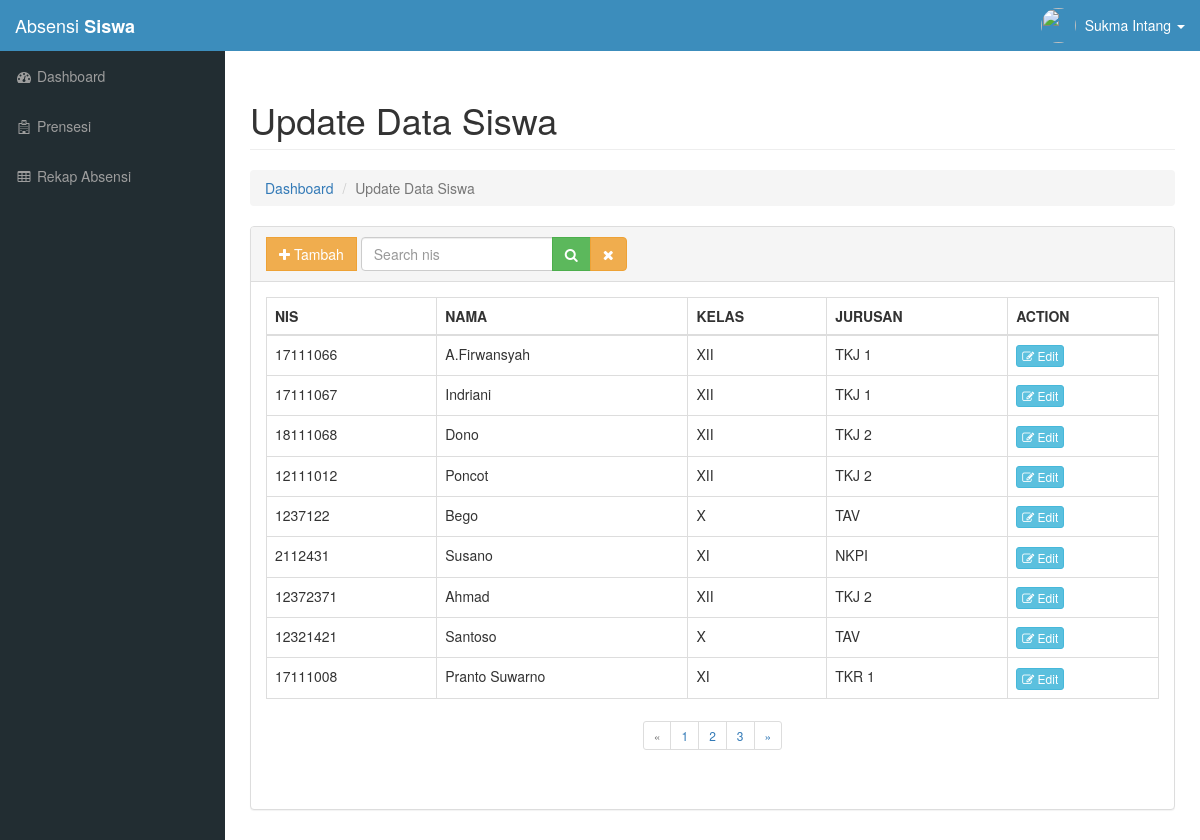
Screenshot of /wali/update-data.php (signed in) with the database file from the repository.
### tables this page shows
CREATE TABLE `siswa` (
  `id_siswa` int(11) NOT NULL,
  `nis` int(20) NOT NULL,
  `nama` varchar(40) NOT NULL,
  `kelas` varchar(10) NOT NULL,
  `jurusan` varchar(30) NOT NULL,
  `semester` varchar(50) NOT NULL
);

### functions/Library.php (called while the page is built, shortened)
<?php
  class Library{
    public function __construct(){
      $this->db = new PDO('mysql:host=localhost;dbname=absensiSiswa;','root','root');
    }
    public function presensi(){
      $sql    = "SELECT * FROM siswa";
      $query  = $this->db->query($sql);
      return $query;
    }
    public function dataSiswa($start,$perPage){
      $sql   = "SELECT * FROM siswa LIMIT $start , $perPage";
      $query = $this->db->query($sql);
      return $query;
    }
}
 ?>

### wali/update-data.php (the view, shortened to what this page needs)
<?php
require_once "../template/header.php";
$perPage = 9;
$page = isset($_GET["page"]) ? (int)$_GET["page"] : 1;
$start = ($page > 1) ? ($page * $perPage) - $perPage : 0;
$siswa = $objectSiswa->dataSiswa($start,$perPage);
$siswa1 = $objectSiswa->presensi();
while($row = $siswa1->fetch(PDO::FETCH_OBJ)){
  $datSis[] = $row;
}
$total = count($datSis);
$pages = ceil($total / $perPage );
?>
<div class="row">
    <div class="col-lg-12">
        <h1 class="page-header">Update Data Siswa</h1>
        <ol class="breadcrumb">
            <li><a href="index.php">Dashboard</a></li>
            <li class="active">Update Data Siswa</li>
        </ol>
    </div>
</div>
<div class="row">
  <div class="col-md-12">
    <div class="panel panel-default">
      <div class="panel-heading">
        <form class="form" action="" method="post">
          <div class="btn-group">
            <a href="tambah.php" class="btn btn-warning buton-presensi"><span class="fa fa-plus"></span> Tambah</a>
          </div>
          <div class="btn-group">
              <input type="text" class="form-control" name="keyword" placeholder="Search nis">
          </div>
          <div class="btn-group cari-box">
            <button type="submit" class="btn btn-success buton-presensi" name="search"><span class="fa fa-search"></span></button>
            <button type="submit" class="btn btn-warning" name="reset"><span class="fa fa-times"></span></button>
          </div>
        </form>
      </div>
      <div class="panel-body">
        <div class="table table-responsive">
          <table class="table table-bordered">
            <thead>
              <tr>
                <th>NIS</th>
                <th>NAMA</th>
                <th>KELAS</th>
                <th>JURUSAN</th>
                <th>ACTION</th>
              </tr>
            </thead>
            <tbody>
              <?php
              while($data = $siswa->fetch(PDO::FETCH_OBJ)){
                echo "
                <tr>
                  <td>$data->nis</td>
                  <td>$data->nama</td>
                  <td>$data->kelas</td>
                  <td>$data->jurusan</td>
                  <td>
                    <button id='$data->id_siswa' class='btn btn-info btn-xs' data-toggle='modal' data-target='#myModal$data->id_siswa'><i class='fa fa-edit'></i> Edit</button>
                    <div class='modal fade' id='myModal$data->id_siswa' tabindex='-1' role='dialog' aria-labelledby='myModalLabel' aria-hidden='true'>
                                <input type='hidden' class='form-control' name='id_siswa' value='$data->id_siswa'>
                                <td><input type='text' class='form-control' name='nis' value='$data->nis'></td>
                                <td><input type='text' class='form-control' name='nama' value='$data->nama'></td>
                                <td><input type='text' class='form-control' name='kelas' value='$data->kelas'></td>
                                <td><input type='text' class='form-control' name='jurusan' value='$data->jurusan'></td>
                                <td><input type='text' class='form-control' name='semester' value='$data->semester'></td>
                    </div>
                  </td>
                </tr>
                ";
              }
               ?>
            </tbody>
          </table>
      <div class="pagination-siswa text-center">
        <ul class="pagination pagination-sm">
          <?php if($page <= 1){ ?>
            <li class="previous disabled"><a href="">&laquo;</a></li>
          <?php } ?>
            <?php for($i=1; $i<=$pages; $i++){ ?>
                <li><a href="?page=<?= $i; ?>"><?= $i; ?></a></li>
            <?php } ?>
          <?php if($page < $pages){ ?>
            <li><a href="?page=<?= $page + 1; ?>">&raquo;</a></li>
          <?php } ?>
        </ul>
      </div>
    </div>
  </div>
</div>
</div>
</div>
<?php require_once "../template/footer.php" ?>

### assets/css/sb-admin.css (style rules this page uses)
body { margin-top: 100px; background-color: #222; }
@media (min-width:768px) { body { margin-top: 50px; } }

### assets/css/main.css (style rules this page uses)
.pagination-siswa { margin-top: -18px; }
.cari-box { margin-left: -8px; }
.buton-presensi { border-radius: 0px; }

### rows the page displays
siswa: nis "17111066", nama "A.Firwansyah", kelas "XII", jurusan "TKJ 1"
siswa: nis "17111067", nama "Indriani", kelas "XII", jurusan "TKJ 1"
siswa: nis "18111068", nama "Dono", kelas "XII", jurusan "TKJ 2"
siswa: nis "12111012", nama "Poncot", kelas "XII", jurusan "TKJ 2"
siswa: nis "1237122", nama "Bego", kelas "X", jurusan "TAV"
siswa: nis "2112431", nama "Susano", kelas "XI", jurusan "NKPI"
siswa: nis "12372371", nama "Ahmad", kelas "XII", jurusan "TKJ 2"
siswa: nis "12321421", nama "Santoso", kelas "X", jurusan "TAV"
siswa: nis "17111008", nama "Pranto Suwarno", kelas "XI", jurusan "TKR 1"

### other values shown
$nama[0] "Sukma Intang"
